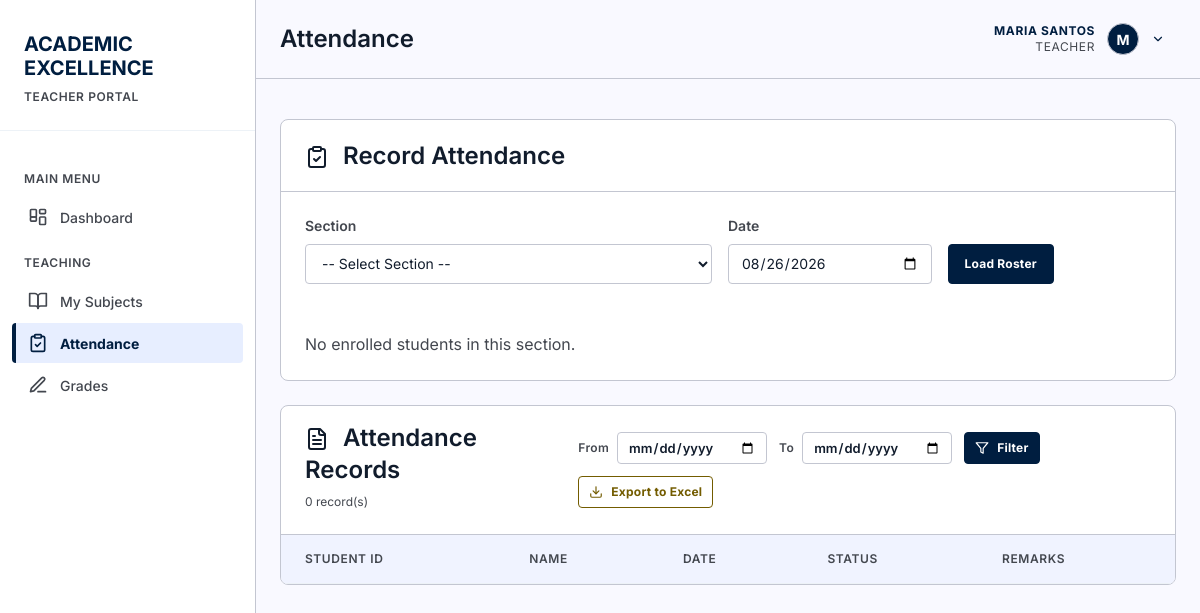
Page /pages/attendance.php?section_id=8 (signed in) on the earlier database version.
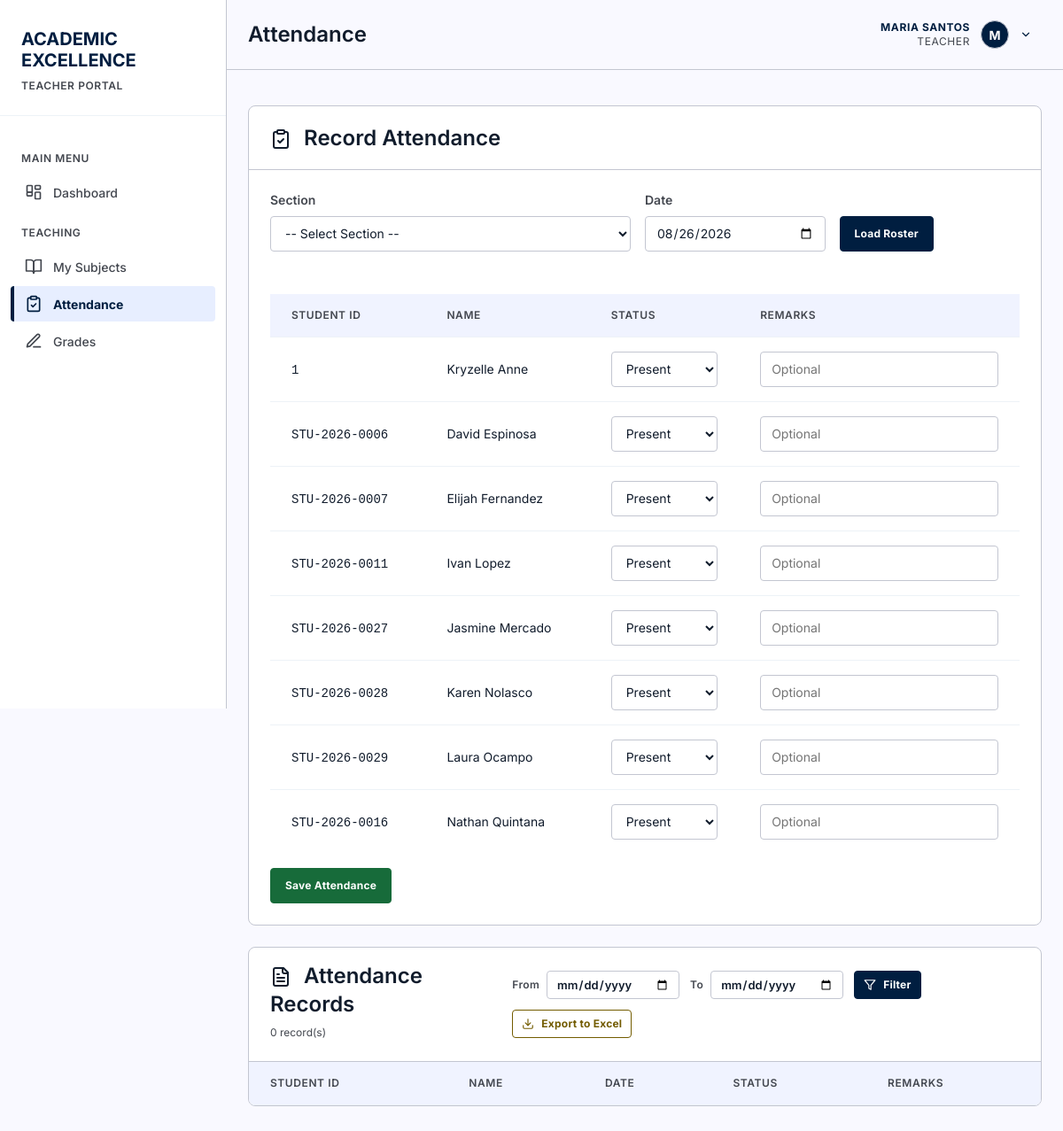
Same page on the later database version.
### tables this page shows
CREATE TABLE students (
        id INTEGER PRIMARY KEY AUTOINCREMENT,
        student_id TEXT UNIQUE NOT NULL,
        first_name TEXT NOT NULL,
        last_name TEXT NOT NULL,
        email TEXT,
        phone TEXT,
        date_of_birth DATE,
        gender TEXT CHECK(gender IN ('Male', 'Female', 'Other')),
        enrollment_date DATE DEFAULT CURRENT_DATE,
        status TEXT DEFAULT 'Active' CHECK(status IN ('Active', 'Inactive', 'Graduated')),
        created_at TIMESTAMP DEFAULT CURRENT_TIMESTAMP
    , user_id INTEGER REFERENCES users(id) ON DELETE SET NULL, program_id INTEGER REFERENCES programs(id) ON DELETE SET NULL, year_level INTEGER, expected_graduation_date DATE, updated_at DATETIME);

### includes/auth.php (called while the page is built, shortened)
<?php
function currentUser() {
    static $user = false;
    if ($user === false) {
        $db = getDB();
        $stmt = $db->prepare("SELECT * FROM users WHERE id = :id AND is_active = 1");
        $stmt->execute([':id' => (int) $_SESSION['user_id']]);
        $user = $stmt->fetch() ?: null;
    }
    return $user;
}
function isLoggedIn() {
    return currentUser() !== null;
}
function requireLogin() {
    if (!isLoggedIn()) {
        header('Location: ' . baseUrl() . 'login.php');
        exit();
    }
}
function requireRole(...$roles) {
    requireLogin();
    $user = currentUser();
}
function currentInstructor() {
    $user = currentUser();
    static $instructor = false;
    if ($instructor === false) {
        $db = getDB();
        $stmt = $db->prepare("SELECT * FROM instructors WHERE user_id = :uid LIMIT 1");
        $stmt->execute([':uid' => $user['id']]);
        $instructor = $stmt->fetch() ?: null;
    }
    return $instructor;
}

### pages/attendance.php (the view, shortened to what the changed rows need)
<?php
requireRole('admin', 'instructor');
$db = getDB();
$user = currentUser();
$canRecord = ($user['role'] === 'instructor');
$sectionId = intval($_GET['section_id'] ?? $_POST['section_id'] ?? 0);
$date = sanitize($_GET['date'] ?? $_POST['date'] ?? date('Y-m-d'));
$roster = [];
if ($sectionId) {
    $stmt = $db->prepare("
        SELECT st.id, st.student_id, st.first_name, st.last_name,
               a.status, a.remarks
        FROM enrollments e
        JOIN students st ON e.student_id = st.id
        LEFT JOIN attendance a ON a.student_id = st.id AND a.section_id = :sec AND a.attendance_date = :d
        WHERE e.section_id = :sec2 AND e.status = 'Enrolled'
        ORDER BY st.last_name, st.first_name
    ");
    $stmt->execute([':sec' => $sectionId, ':d' => $date, ':sec2' => $sectionId]);
    $roster = $stmt->fetchAll();
}
$history = [];
if ($sectionId) {
    $sql = "
        SELECT st.student_id, st.first_name, st.last_name, a.attendance_date, a.status, a.remarks
        FROM attendance a
        JOIN students st ON a.student_id = st.id
        WHERE a.section_id = :sid
    ";
    $params = [':sid' => $sectionId];
    $sql .= ' ORDER BY a.attendance_date DESC, st.last_name LIMIT 500';
    $stmt = $db->prepare($sql);
    $stmt->execute($params);
    $history = $stmt->fetchAll();
}
include '../includes/header.php';
?>
<main>
    <div class="card">
        <div class="card-header" style="display: flex; justify-content: space-between; align-items: center;">
            <h2><?php echo icon('clipboard-check', 24); ?> <?php echo $canRecord ? 'Record Attendance' : 'View Attendance'; ?></h2>
        </div>
        <div style="padding: 24px;">
            <form method="GET" class="form-row" style="align-items: flex-end;">
                <div class="form-group" style="flex: 2;">
                </div>
                <div class="form-group">
                </div>
                <div class="form-group">
                </div>
            </form>
            <?php if ($sectionId && $roster): ?>
            <?php if ($canRecord): ?>
            <form method="POST" style="margin-top: 24px;">
                <table>
                    <thead>
                        <tr>
                            <th>Student ID</th>
                            <th>Name</th>
                            <th>Status</th>
                            <th>Remarks</th>
                        </tr>
                    </thead>
                    <tbody>
                        <?php foreach ($roster as $student): ?>
                        <tr>
                            <td data-label="Student ID"><code><?php echo htmlspecialchars($student['student_id']); ?></code></td>
                            <td data-label="Name"><?php echo htmlspecialchars($student['first_name'] . ' ' . $student['last_name']); ?></td>
                            <td data-label="Status">
                                <select name="status[<?php echo $student['id']; ?>]" class="form-control">
                                    <?php foreach (['Present', 'Absent', 'Late', 'Excused'] as $status): ?>
                                    <option value="<?php echo $status; ?>" <?php echo ($student['status'] ?? 'Present') === $status ? 'selected' : ''; ?>>
                                        <?php echo $status; ?>
                                    </option>
                                    <?php endforeach; ?>
                                </select>
                            </td>
                            <td data-label="Remarks">
                                <input type="text" name="remarks[<?php echo $student['id']; ?>]" class="form-control"
                                       value="<?php echo htmlspecialchars($student['remarks'] ?? ''); ?>" placeholder="Optional">
                            </td>
                        </tr>
                        <?php endforeach; ?>
                    </tbody>
                </table>
                <div style="margin-top: 16px;">
                    <button type="submit" class="btn btn-success">Save Attendance</button>
                </div>
            </form>
            <?php endif; ?>
            <?php elseif ($sectionId): ?>
                <p style="margin-top: 24px; color: var(--ink-muted);">No enrolled students in this section.</p>
            <?php endif; ?>
        </div>
    </div>
    <?php if ($sectionId): ?>
    <div class="card" style="margin-top: 24px;">
        <div class="card-header" style="display: flex; justify-content: space-between; align-items: center;">
            <h2><?php echo icon('file-text', 24); ?> Attendance Records
                <small style="display: block; color: var(--ink-muted); font-size: 12px; font-weight: 400; text-transform: none; letter-spacing: 0;">
                    <?php echo count($history); ?> record(s)
                </small>
            </h2>
        </div>
        <table>
            <thead>
                <tr>
                    <th>Student ID</th>
                    <th>Name</th>
                    <th>Date</th>
                    <th>Status</th>
                    <th>Remarks</th>
                </tr>
            </thead>
        </table>
    </div>
    <?php endif; ?>
</main>
<?php include '../includes/footer.php'; ?>

Differences in the rows shown:
now on this page (row unchanged): students: student "1", first_name+last_name "Kryzelle Anne", id "Present"
added students: student "STU-2026-0006", first_name+last_name "David Espinosa", id "Present"
added students: student "STU-2026-0007", first_name+last_name "Elijah Fernandez", id "Present"
added students: student "STU-2026-0011", first_name+last_name "Ivan Lopez", id "Present"
added students: student "STU-2026-0027", first_name+last_name "Jasmine Mercado", id "Present"
added students: student "STU-2026-0028", first_name+last_name "Karen Nolasco", id "Present"
added students: student "STU-2026-0029", first_name+last_name "Laura Ocampo", id "Present"
added students: student "STU-2026-0016", first_name+last_name "Nathan Quintana", id "Present"
Other differences:
text no longer shown: "No enrolled students in this section."
text now shown: "STUDENT ID NAME STATUS REMARKS Save Attendance"
